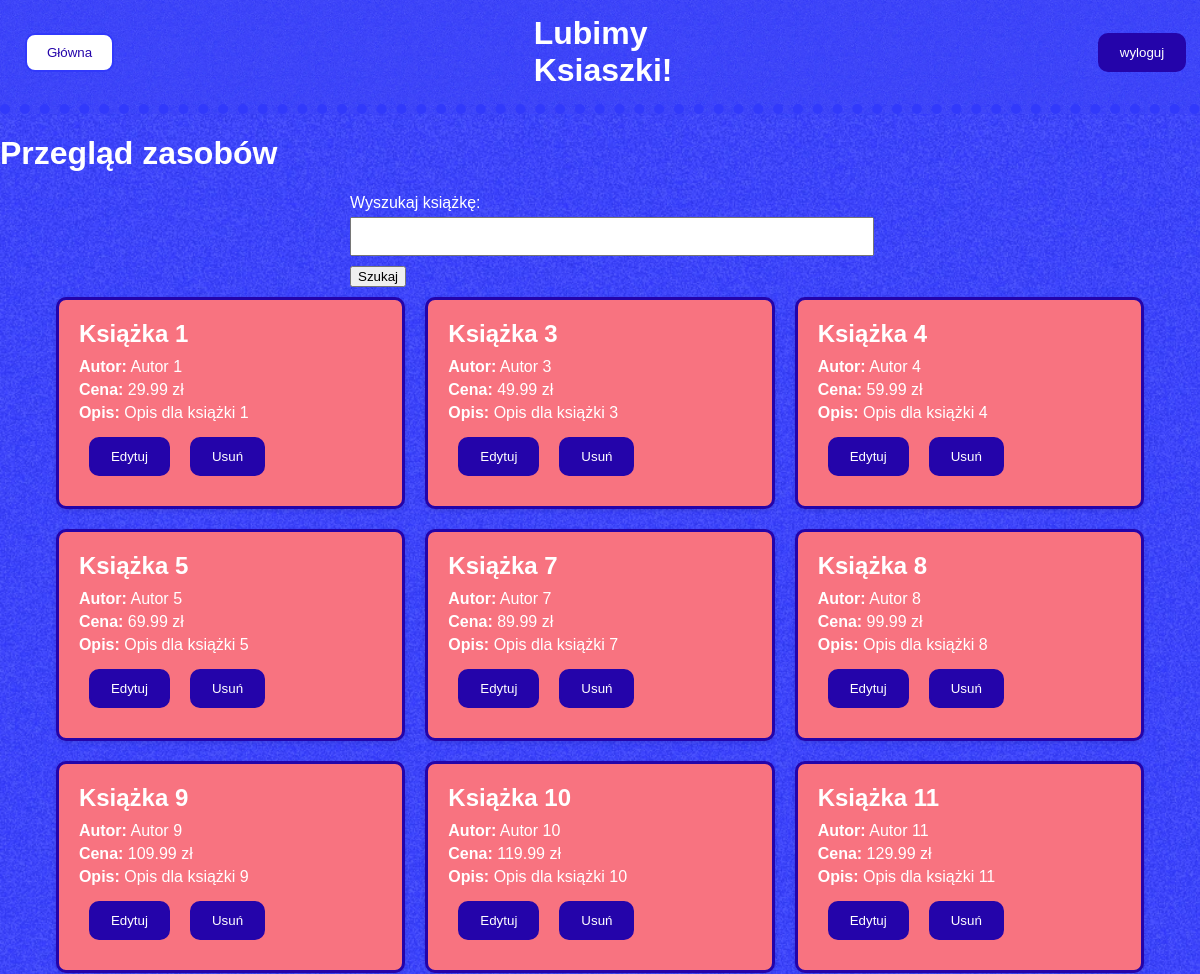
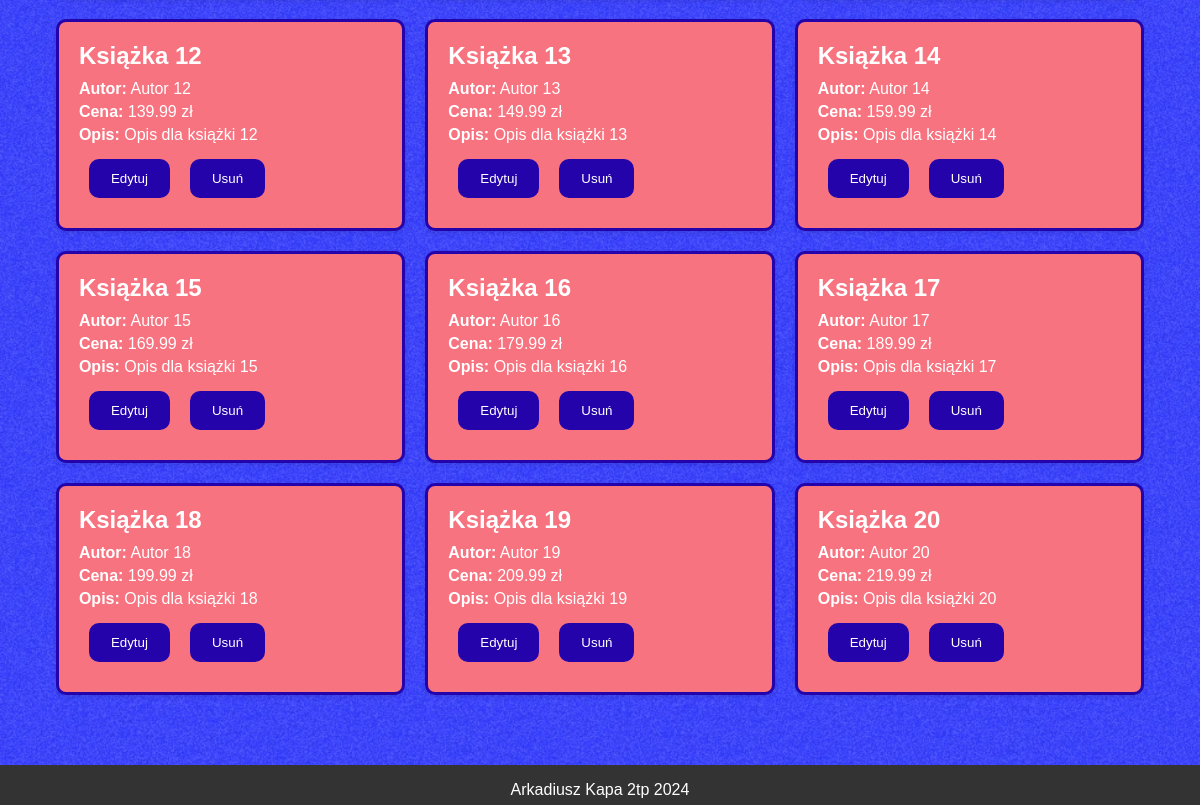
Screenshot of /projekt/przeglad.php (signed in) with the database file from the repository (2 pictures, top to bottom).
### tables this page shows
CREATE TABLE `ksiazka` (
  `Id_ksiazki` int NOT NULL,
  `tytul` varchar(255) NOT NULL,
  `autor` varchar(255) NOT NULL,
  `cena` decimal(10,2) NOT NULL,
  `ilosc` int NOT NULL,
  `opis` text
);

### projekt/przeglad.php (the view, shortened to what this page needs)
<?php
include 'includes/db_connect.php';
$role = $_SESSION['role'];
?>
<!DOCTYPE html>
<html lang="pl">
<head>
    <link rel="stylesheet" href="css/przeglad.css">
</head>
<body>
    <?php include 'includes/header.php'; ?>
    <main>
        <h1>Przegląd zasobów</h1>
        <form method="get">
            <label for="search">Wyszukaj książkę:</label>
            <input type="text" id="search" name="search">
            <button type="submit">Szukaj</button>
        </form>
        <?php
        $search = $_GET['search'] ?? '';
        $search_term = "%$search%";
        $sql = "SELECT * FROM ksiazka WHERE tytul LIKE ? AND ilosc > 0";
        $stmt = $conn->prepare($sql);
        $stmt->bind_param("s", $search_term);
        $stmt->execute();
        $result = $stmt->get_result();
        if ($result->num_rows > 0) {
            echo "<div class='book-container'>";
            while ($row = $result->fetch_assoc()) {
                echo "<div class='book-card'>";
                echo "<h2>{$row['tytul']}</h2>";
                echo "<p><strong>Autor:</strong> {$row['autor']}</p>";
                echo "<p><strong>Cena:</strong> {$row['cena']} zł</p>";
                echo "<p><strong>Opis:</strong> {$row['opis']}</p>";
                if ($role === 'client') {
                    echo "<button class ='buttonB'  onclick=\"window.location.href='zamowienie.php?id={$row['Id_ksiazki']}'\">Kup teraz</button>";
                } elseif ($role === 'admin') {
                    echo "<button  class ='buttonB' onclick=\"window.location.href='ksiazka_edycja.php?id={$row['Id_ksiazki']}'\">Edytuj</button>";
                    echo "<button  class ='buttonB' onclick=\"window.location.href='usun_ksiazke.php?id={$row['Id_ksiazki']}'\">Usuń</button>";
                }
                echo "</div>";
            }
            echo "</div>";
        } else {
            echo "<p>Nie znaleziono książek</p>";
        }
        ?>
    </main>
    <?php include 'includes/footer.php'; ?>
</body>
</html>

### projekt/includes/header.php
<link rel="stylesheet" href="css/includes.css">
<header>
    <p class="space25">
    <div class="left-div">
        <button class = "buttonW" onclick="window.location.href = 'index.php';">Główna</button>
    </div>
    <div class="m35">
        <h1>Lubimy Ksiaszki!</h1>
    </div>
    <div class="right-div">
        <button class = "buttonB" onclick="window.location.href = 'wyloguj.php';">wyloguj</button>
    </div>
</header>

### projekt/includes/footer.php
<link rel="stylesheet" href="css/includes.css">
<footer>
    <p>Arkadiusz Kapa 2tp 2024</p>
</footer>

### projekt/css/przeglad.css (style rules this page uses)
body { font-family: Arial, sans-serif; color: white; background-image: url('../img/tlo.jpg'); background-size: cover; margin: 0; padding: 0; }
main { flex: 1; padding-bottom: 100px; }
.buttonW { border-radius: 10px; display: inline-block; padding: 10px 20px; color: #2404AA; background-color: white; border: #3139FB solid 2px; text-decoration: none; margin: 10px; cursor: pointer; }
.buttonB { border-radius: 10px; display: inline-block; padding: 10px 20px; color: white; background-color: #2404AA; border: #2404AA solid 2px; text-decoration: none; margin: 10px; cursor: pointer; }
.book-container { padding: 10px; display: flex; flex-wrap: wrap; gap: 20px; justify-content: center; }
.book-card { background-color: #f87380; border: 3px solid #2404AA; border-radius: 10px; box-shadow: 0 2px 5px rgba(0, 0, 0, 0.1); padding: 20px; width: calc(33% - 40px); box-sizing: border-box; }
.book-card h2 { font-size: 1.5em; margin: 0 0 10px 0; }
.book-card p { margin: 5px 0; }
form { max-width: 500px; margin: 0 auto; }
form label { display: block; margin-bottom: 5px; }
form input { width: 100%; padding: 10px; margin-bottom: 10px; }

### projekt/css/includes.css (style rules this page uses)
.space25 { width: 25px; }
.m35 { margin-left: 35%; }
.buttonW { border-radius: 10px; display: inline-block; padding: 10px 20px; color: #2404AA; background-color: white; border: #3139FB solid 2px; text-decoration: none; margin: 10px; cursor: pointer; }
.buttonB { border-radius: 10px; display: inline-block; padding: 10px 20px; color: white; background-color: #2404AA; border: #2404AA solid 2px; text-decoration: none; margin: 10px; cursor: pointer; }
.left-div { float:left; }
.right-div { float: right; margin-left: 35.5%; }
footer { background-color: #333; color: white; text-align: center; position: fixed; width: 100%; bottom: 0; height: 40px; }
header { background-image: url('../img/tlo.jpg'); background-size: cover; color: white; padding: 15px; border-bottom: #3139FB dotted 10px; display: flex; align-items: center; }
header h1 { margin: 0; }

### rows the page displays
ksiazka: tytul "Książka 1", autor "Autor 1", cena "29.99", opis "Opis dla książki 1"
ksiazka: tytul "Książka 3", autor "Autor 3", cena "49.99", opis "Opis dla książki 3"
ksiazka: tytul "Książka 4", autor "Autor 4", cena "59.99", opis "Opis dla książki 4"
ksiazka: tytul "Książka 5", autor "Autor 5", cena "69.99", opis "Opis dla książki 5"
ksiazka: tytul "Książka 7", autor "Autor 7", cena "89.99", opis "Opis dla książki 7"
ksiazka: tytul "Książka 8", autor "Autor 8", cena "99.99", opis "Opis dla książki 8"
ksiazka: tytul "Książka 9", autor "Autor 9", cena "109.99", opis "Opis dla książki 9"
ksiazka: tytul "Książka 10", autor "Autor 10", cena "119.99", opis "Opis dla książki 10"
ksiazka: tytul "Książka 11", autor "Autor 11", cena "129.99", opis "Opis dla książki 11"
ksiazka: tytul "Książka 12", autor "Autor 12", cena "139.99", opis "Opis dla książki 12"
ksiazka: tytul "Książka 13", autor "Autor 13", cena "149.99", opis "Opis dla książki 13"
ksiazka: tytul "Książka 14", autor "Autor 14", cena "159.99", opis "Opis dla książki 14"
ksiazka: tytul "Książka 15", autor "Autor 15", cena "169.99", opis "Opis dla książki 15"
ksiazka: tytul "Książka 16", autor "Autor 16", cena "179.99", opis "Opis dla książki 16"
ksiazka: tytul "Książka 17", autor "Autor 17", cena "189.99", opis "Opis dla książki 17"
ksiazka: tytul "Książka 18", autor "Autor 18", cena "199.99", opis "Opis dla książki 18"
ksiazka: tytul "Książka 19", autor "Autor 19", cena "209.99", opis "Opis dla książki 19"
ksiazka: tytul "Książka 20", autor "Autor 20", cena "219.99", opis "Opis dla książki 20"
